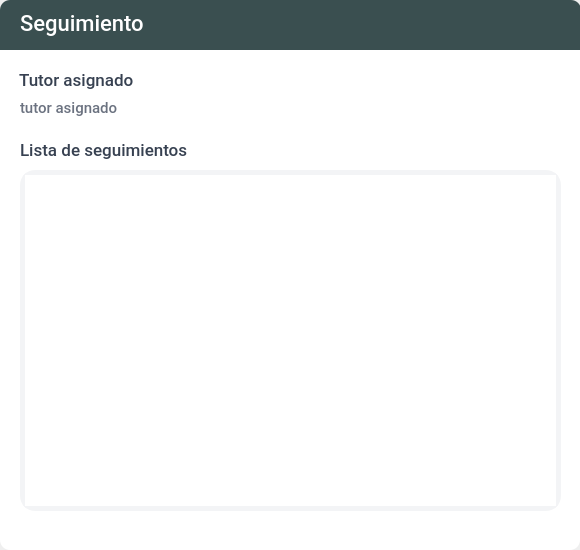
<?xml version="1.0" encoding="UTF-8"?>
<ui version="4.0">
 <class>SeguimientoAdmin</class>
 <widget class="QDialog" name="SeguimientoAdmin">
  <property name="enabled">
   <bool>true</bool>
  </property>
  <property name="geometry">
   <rect>
    <x>0</x>
    <y>0</y>
    <width>580</width>
    <height>550</height>
   </rect>
  </property>
  <property name="minimumSize">
   <size>
    <width>333</width>
    <height>550</height>
   </size>
  </property>
  <property name="maximumSize">
   <size>
    <width>600</width>
    <height>550</height>
   </size>
  </property>
  <property name="windowTitle">
   <string>Seguimiento detalle</string>
  </property>
  <property name="windowIcon">
   <iconset>
    <normaloff>:/prefijoNuevo/logo.png</normaloff>:/prefijoNuevo/logo.png</iconset>
  </property>
  <property name="styleSheet">
   <string notr="true">QTableWidget {
outline: 0px;
border:5px solid #f3f4f6;
border-radius:15px;
font-family: Roboto;
font-style: normal;
font-weight: normal;
font-size: 15px;
line-height: 19px;
letter-spacing: 0.02em;
color: #6B7280;
}


/* cabezera*/
QHeaderView::section {
background-color:#f1f2f3;
border-style: none;
height:40px;
font-family: &quot;Roboto&quot;;
font-style: normal;
font-weight: normal;
font-size: 13px;
line-height: 14px;
letter-spacing: 0.04em;
text-transform: uppercase;
color: #6B7280;


}


QHeaderView::section:horizontal{
font-family: Roboto;
font-style: normal;
font-weight: normal;
font-size: 14px;
line-height: 14px;
letter-spacing: 0.04em;
text-transform: uppercase;
color: #212529;

}


QTableWidget::disabled{
    background-color:#acacac;
    border: 1px solid #32414B;
    color: #656565;
    gridline-color: #656565;}

/*bordes internos*/
QTableWidget::item {
	border-bottom: 3px solid #f3f4f6;

}

QTableWidget:item:selected{
	background:white;/*color-seleccion*/
color: #2c3d3e;
}





/*SCROLL VERTICAL*/

QScrollBar:vertical{
	background: #f3f4f6;
	width: 11px; 
	margin: 0px 0px 0px 0px;
}

QScrollBar::handle:vertical{
	background: #cdcecf;
    border-radius:3px;
	margin: 0px 0px 3px 2px;
}

QScrollBar::add-line:vertical {
	height: 0px;
}

QScrollBar::sub-line:vertical {
	height: 0 px;
}


/*SCROLL HORIZONTAL*/

QScrollBar:horizontal{
	background: #f3f4f6;
	height: 11px; 
	margin: 0px 0px 0px 0px;
}

QScrollBar::handle:horizontal{
	background: #cdcecf;
    border-radius:3px;
	margin: 3px 2px 0px 0px;
}

QScrollBar::add-line:horizontal{
	height: 0px;
}

QScrollBar::sub-line:horizontal{
	height: 0 px;
}

</string>
  </property>
  <layout class="QGridLayout" name="gridLayout">
   <property name="leftMargin">
    <number>0</number>
   </property>
   <property name="topMargin">
    <number>0</number>
   </property>
   <property name="rightMargin">
    <number>0</number>
   </property>
   <property name="bottomMargin">
    <number>0</number>
   </property>
   <item row="0" column="0">
    <widget class="QFrame" name="frame">
     <property name="styleSheet">
      <string notr="true">

#frame{background-color:white;border-radius:10px}


QLabel{
font-family: Roboto;
font-style: bold;
font-weight: 450;
font-size: 15px;
letter-spacing: 0.02em;
color: #6B7280;}


QLineEdit{
font-family: Roboto;
font-style: normal;
font-weight: normal;
font-size: 14px;
letter-spacing: 0.02em;
background: #F3F4F6;
border: 2px solid #F3F4F6;
border-radius: 8px;
color:#9CA3AF;
padding:10px}

QLineEdit::hover{
background: #FFFFFF;
border: 2px solid #344647;
border-radius: 8px;
}

/* COMBOBOX */

QComboBox{
font-family: Roboto;
font-style: normal;
font-weight: normal;
font-size: 14px;
letter-spacing: 0.02em;
background: #F3F4F6;
color:#9CA3AF;
border-radius:8px;
padding:10px;
combobox-popup: 0;
border: 2px solid #F3F4F6;

}


QComboBox::drop-down
{
    width: 20px;
    border-left-width: 1px;
	padding: 10px 10px 10px 20px;
 }


QComboBox QAbstractItemView {
	color:#9CA3AF;
	font-size:14px;
	background-color: #F3F4F6;
	selection-background-color:#344647;
	selection-color:#ffffff;
	outline: 0px;
   border: 1px solid #344647;
 border-radius:8px;
padding:10px
}



QComboBox::down-arrow
{
	image: url(:/prefijoNuevo/flecha_oscuro.png);
     width: 11px;
     height: 11px;
}

QComboBox::focus{
background: #FFFFFF;
border: 2px solid #344647;
border-radius: 8px;
}




/*  BOTON */

QPushButton{
font-family: Roboto;
font-style: normal;
font-weight: normal;
font-size: 15px;
letter-spacing: 0.02em;
color:white;
padding:8px;
background: #3A4F50;
border-radius: 8px;}

QPushButton:hover{background: #2e3e3f;
border-radius: 8px; }


/* LISTA */


QListWidget{
font-family: Roboto;
font-size: 13px;
background: #F3F4F6;
color:#9CA3AF;
padding:8px;
border-radius:8px;
}



QListWidget::focus{
background: #FFFFFF;
border: 2px solid #3A4F50;
border-radius: 8px;

}





</string>
     </property>
     <property name="frameShape">
      <enum>QFrame::NoFrame</enum>
     </property>
     <property name="frameShadow">
      <enum>QFrame::Plain</enum>
     </property>
     <widget class="QLabel" name="lbl8">
      <property name="geometry">
       <rect>
        <x>19</x>
        <y>70</y>
        <width>201</width>
        <height>21</height>
       </rect>
      </property>
      <property name="font">
       <font>
        <family>Roboto</family>
        <pointsize>-1</pointsize>
        <weight>60</weight>
        <bold>true</bold>
       </font>
      </property>
      <property name="styleSheet">
       <string notr="true">#lbl8{

font-family: Roboto ;
font-style: bold;
font-weight: 480;
font-size: 17px;
line-height: 28px;
letter-spacing: 0.02em;
color: #374151}</string>
      </property>
      <property name="text">
       <string>Tutor asignado</string>
      </property>
      <property name="alignment">
       <set>Qt::AlignBottom|Qt::AlignLeading|Qt::AlignLeft</set>
      </property>
     </widget>
     <widget class="QFrame" name="frame_2">
      <property name="geometry">
       <rect>
        <x>0</x>
        <y>0</y>
        <width>581</width>
        <height>50</height>
       </rect>
      </property>
      <property name="styleSheet">
       <string notr="true">#frame_2{background: #3A4F50 ;border-top-left-radius: 10px;
border-top-right-radius: 10px;}</string>
      </property>
      <property name="frameShape">
       <enum>QFrame::StyledPanel</enum>
      </property>
      <property name="frameShadow">
       <enum>QFrame::Raised</enum>
      </property>
      <widget class="QLabel" name="lbl_nombre_estudiante">
       <property name="geometry">
        <rect>
         <x>20</x>
         <y>10</y>
         <width>491</width>
         <height>27</height>
        </rect>
       </property>
       <property name="styleSheet">
        <string notr="true">font-family: Roboto;
font-style: normal;
font-weight: 500;
font-size: 22px;
line-height: 40px;
letter-spacing: 0.02em;
color:#ffffff;</string>
       </property>
       <property name="text">
        <string>Seguimiento</string>
       </property>
      </widget>
      <widget class="QToolButton" name="btn_closeseguimiento">
       <property name="geometry">
        <rect>
         <x>550</x>
         <y>10</y>
         <width>25</width>
         <height>25</height>
        </rect>
       </property>
       <property name="focusPolicy">
        <enum>Qt::NoFocus</enum>
       </property>
       <property name="toolTip">
        <string>Cerrar</string>
       </property>
       <property name="styleSheet">
        <string notr="true">#btn_closeTransfe{
font-family: Roboto;
font-weight: normal;
font-size: 14px;
background-color: #d5d5d8;
color: #6B7280;
border-radius:11px
}

#btn_closeTransfe:hover{background:#ce4d3a ;
border-radius:11px; }


</string>
       </property>
       <property name="text">
        <string/>
       </property>
       <property name="icon">
        <iconset resource="../image/source.qrc">
         <normaloff>:/menu/x.png</normaloff>:/menu/x.png</iconset>
       </property>
       <property name="iconSize">
        <size>
         <width>13</width>
         <height>13</height>
        </size>
       </property>
       <property name="autoRaise">
        <bool>true</bool>
       </property>
      </widget>
     </widget>
     <widget class="QLabel" name="lbl_nombretutor">
      <property name="geometry">
       <rect>
        <x>20</x>
        <y>100</y>
        <width>211</width>
        <height>16</height>
       </rect>
      </property>
      <property name="text">
       <string>tutor asignado</string>
      </property>
     </widget>
     <widget class="QTableWidget" name="tabla_admiseguimiento">
      <property name="geometry">
       <rect>
        <x>20</x>
        <y>170</y>
        <width>541</width>
        <height>341</height>
       </rect>
      </property>
      <property name="styleSheet">
       <string notr="true">QTableWidget {
outline: 0px;
border:5px solid #f3f4f6;
border-radius:15px;
font-family: Roboto;
font-style: normal;
font-weight: normal;
font-size: 15px;
line-height: 19px;
letter-spacing: 0.02em;
color: #6B7280;
}


/* cabezera*/
QHeaderView::section {
background-color:#f1f2f3;
border-style: none;
height:40px;
font-family: &quot;Roboto&quot;;
font-style: normal;
font-weight: normal;
font-size: 13px;
line-height: 14px;
letter-spacing: 0.04em;
text-transform: uppercase;
color: #6B7280;


}


QHeaderView::section:horizontal{
font-family: Roboto;
font-style: normal;
font-weight: normal;
font-size: 14px;
line-height: 14px;
letter-spacing: 0.04em;
text-transform: uppercase;
color: #212529;

}


QTableWidget::disabled{
    background-color:#acacac;
    border: 1px solid #32414B;
    color: #656565;
    gridline-color: #656565;}

/*bordes internos*/
QTableWidget::item {
	border-bottom: 3px solid #f3f4f6;

}

QTableWidget:item:selected{
	background:white;/*color-seleccion*/
color: #2c3d3e;
}





/*SCROLL VERTICAL*/

QScrollBar:vertical{
	background: #f3f4f6;
	width: 11px; 
	margin: 0px 0px 0px 0px;
}

QScrollBar::handle:vertical{
	background: #cdcecf;
    border-radius:3px;
	margin: 0px 0px 3px 2px;
}

QScrollBar::add-line:vertical {
	height: 0px;
}

QScrollBar::sub-line:vertical {
	height: 0 px;
}


/*SCROLL HORIZONTAL*/

QScrollBar:horizontal{
	background: #f3f4f6;
	height: 11px; 
	margin: 0px 0px 0px 0px;
}

QScrollBar::handle:horizontal{
	background: #cdcecf;
    border-radius:3px;
	margin: 3px 2px 0px 0px;
}

QScrollBar::add-line:horizontal{
	height: 0px;
}

QScrollBar::sub-line:horizontal{
	height: 0 px;
}


</string>
      </property>
      <property name="frameShape">
       <enum>QFrame::NoFrame</enum>
      </property>
      <property name="editTriggers">
       <set>QAbstractItemView::NoEditTriggers</set>
      </property>
      <property name="selectionMode">
       <enum>QAbstractItemView::SingleSelection</enum>
      </property>
      <property name="selectionBehavior">
       <enum>QAbstractItemView::SelectRows</enum>
      </property>
      <property name="verticalScrollMode">
       <enum>QAbstractItemView::ScrollPerPixel</enum>
      </property>
      <property name="horizontalScrollMode">
       <enum>QAbstractItemView::ScrollPerPixel</enum>
      </property>
      <property name="showGrid">
       <bool>false</bool>
      </property>
      <attribute name="horizontalHeaderVisible">
       <bool>false</bool>
      </attribute>
      <attribute name="horizontalHeaderMinimumSectionSize">
       <number>38</number>
      </attribute>
      <attribute name="horizontalHeaderDefaultSectionSize">
       <number>100</number>
      </attribute>
      <attribute name="horizontalHeaderHighlightSections">
       <bool>false</bool>
      </attribute>
      <attribute name="horizontalHeaderStretchLastSection">
       <bool>false</bool>
      </attribute>
      <attribute name="verticalHeaderVisible">
       <bool>false</bool>
      </attribute>
      <attribute name="verticalHeaderDefaultSectionSize">
       <number>47</number>
      </attribute>
      <column>
       <property name="text">
        <string>Fecha de seguimiento</string>
       </property>
      </column>
      <column>
       <property name="text">
        <string>Observaciones</string>
       </property>
      </column>
     </widget>
     <widget class="QLabel" name="lbl8_2">
      <property name="geometry">
       <rect>
        <x>20</x>
        <y>140</y>
        <width>201</width>
        <height>21</height>
       </rect>
      </property>
      <property name="font">
       <font>
        <family>Roboto</family>
        <pointsize>-1</pointsize>
        <weight>60</weight>
        <bold>true</bold>
       </font>
      </property>
      <property name="styleSheet">
       <string notr="true">#lbl8_2{

font-family: Roboto ;
font-style: bold;
font-weight: 480;
font-size: 17px;
line-height: 28px;
letter-spacing: 0.02em;
color: #374151}</string>
      </property>
      <property name="text">
       <string>Lista de seguimientos</string>
      </property>
      <property name="alignment">
       <set>Qt::AlignBottom|Qt::AlignLeading|Qt::AlignLeft</set>
      </property>
     </widget>
    </widget>
   </item>
  </layout>
 </widget>
 <resources>
  <include location="../image/source.qrc"/>
  <include location="../image/source.qrc"/>
 </resources>
 <connections/>
</ui>
